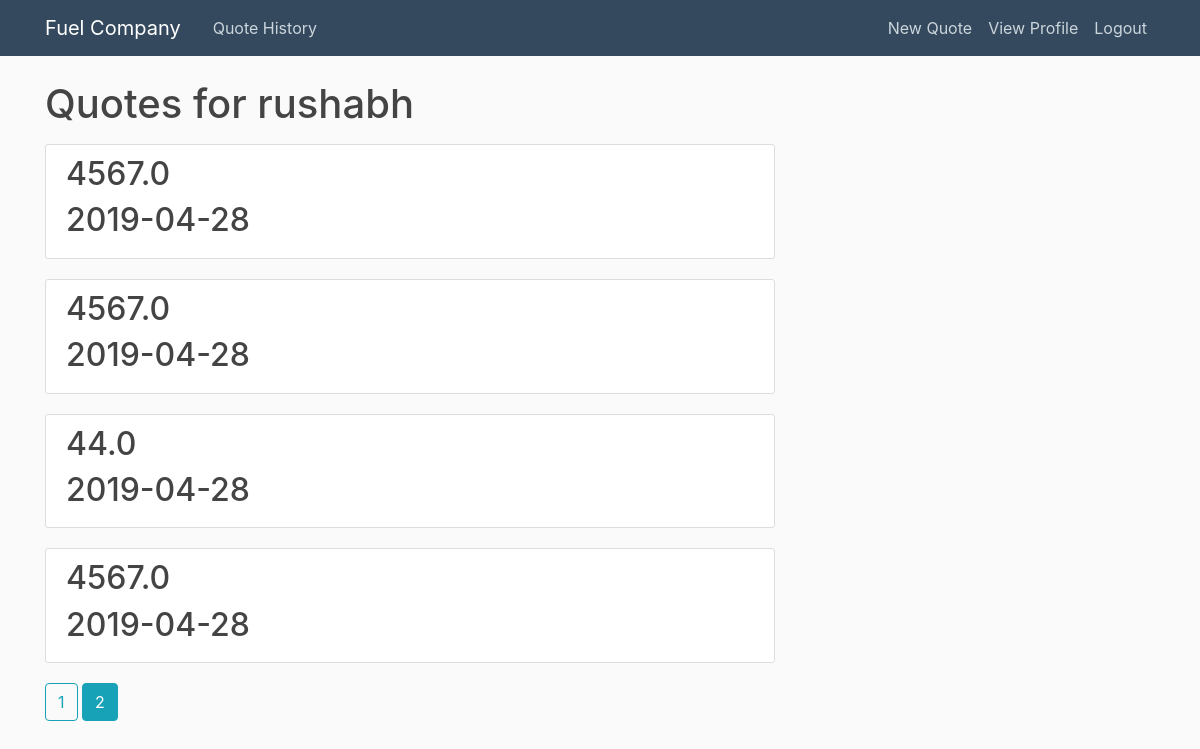
Before: /history?username=rushabh&page=2 (signed in) with the older database file.
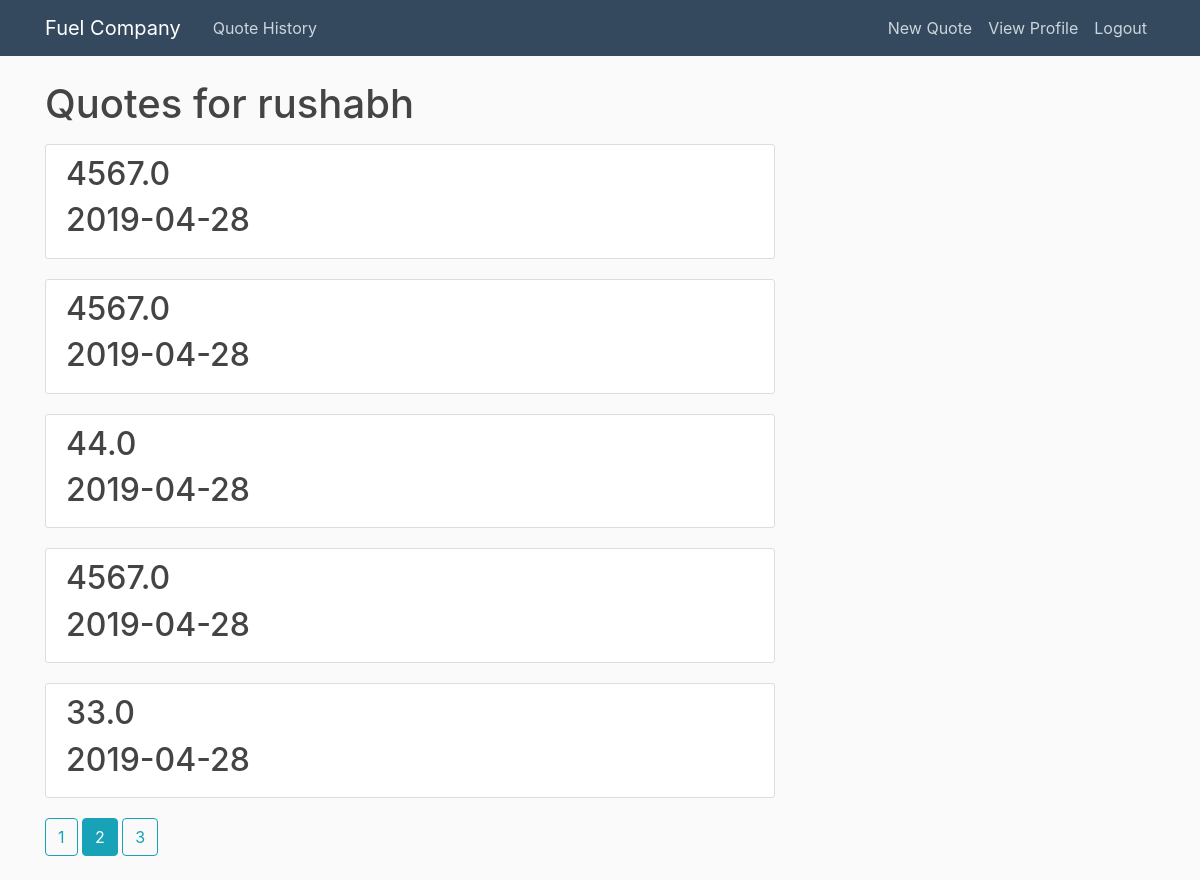
After: the same page with the newer database file.
### app/models.py (models this page shows, shortened)
class User(db.Model, UserMixin):
    id = db.Column(db.Integer, primary_key=True)
    username = db.Column(db.String(20), unique=True, nullable=False)
    email = db.Column(db.String(120), unique=True, nullable=False)
    password = db.Column(db.String(60), nullable=False)
    quotes = db.relationship('Quote', backref='author', lazy=True)
    user_profile = db.relationship('UserProfile', backref='author', lazy=True, uselist=False)

class Quote(db.Model):
    id = db.Column(db.Integer, primary_key=True)
    gallons_requested = db.Column(db.Float(), nullable=False)
    date_requested = db.Column(db.Text(), nullable=False, default=datetime.utcnow)
    delivery_address = db.Column(db.String(120), nullable=False)
    suggested_price = db.Column(db.Float(), nullable=True)
    total_amount_due = db.Column(db.Float(), nullable=True)
    user_id = db.Column(db.Integer, db.ForeignKey('user.id'), nullable=False)

### app/users/routes.py (the view)
@users.route('/history')
@login_required
def history():
        page = request.args.get('page', 1, type=int)
        user = User.query.filter_by(username=current_user.username).first_or_404()
        quotes = Quote.query.filter_by(author=user).paginate(page=page, per_page=5)
        return render_template('history.html', quotes=quotes, user=user)

### app/models.py (called while the page is built)
@login_manager.user_loader
def load_user(user_id):
    return User.query.get(int(user_id))

### app/templates/history.html
{% extends "layout.html" %}
{% block content %}
<h1 class="mb-3">Quotes for {{ user.username }}</h1>
{% for quote in quotes.items %}
<article class="media content-section">
    <div class="media-body">
        <h2><a class="article-title" href="{{ url_for('quotes.quote', quote_id=quote.id) }}">{{ quote.gallons_requested
            }}</a>
        </h2>
        <h2><a class="article-title" href="#">{{ quote.date_requested }}</a></h2>
    </div>
</article>
{% endfor %}
{% for page_num in quotes.iter_pages(left_edge=1, right_edge=1, left_current=1, right_current=2) %}
{% if page_num %}
{% if quotes.page==page_num %}
<a class="btn btn-info mb-4" href="{{url_for('users.history',username=user.username,page=page_num) }}">{{ page_num
    }}</a>
{% else %}
<a class="btn btn-outline-info mb-4" href="{{url_for('users.history',username=user.username,page=page_num) }}">{{
    page_num
    }}</a>
{% endif %}
{% else %}
...
{% endif %}
{% endfor %}
{% endblock content %}

### app/templates/layout.html (shortened to what this page needs)
<!DOCTYPE html>
<html>
<head>
<link rel="stylesheet" href="https://maxcdn.bootstrapcdn.com/bootstrap/4.0.0/css/bootstrap.min.css"
>
    <link rel="stylesheet" type="text/css" href="{{ url_for('static', filename='main.css') }}">
</head>
<body>
<header class="site-header">
    <nav class="navbar navbar-expand-md navbar-dark bg-steel fixed-top">
        <div class="container">
            <a class="navbar-brand mr-4" href="/">Fuel Company</a>
            <div class="collapse navbar-collapse" id="navbarToggle">
                <div class="navbar-nav mr-auto">
                    {% if current_user.is_authenticated %}
                        <a class="nav-item nav-link" href="{{ url_for('users.history') }}">Quote History</a>
                    {% endif %}
                </div>
                <div class="navbar-nav">
                    {% if current_user.is_authenticated %}
                        <a class="nav-item nav-link" href="{{ url_for('quotes.new_quote') }}">New Quote</a>
                        <a class="nav-item nav-link" href="{{ url_for('users.about') }}">View Profile</a>
                        <a class="nav-item nav-link" href="{{ url_for('users.logout') }}">Logout</a>
                    {% else %}
                        <a class="nav-item nav-link" href="{{ url_for('users.login') }}">Login</a>
                        <a class="nav-item nav-link" href="{{ url_for('users.register') }}">Register</a>
                    {% endif %}
                </div>
            </div>
        </div>
    </nav>
</header>
<main role="main" class="container">
    <div class="row">
        <div class="col-md-8">
            {% block content %}{% endblock %}
        </div>
    </div>
</main>
</body>
</html>

### app/static/main.css (style rules this page uses)
body { background: #fafafa; color: #333333; margin-top: 5rem; }
h1, h2, h3, h4, h5, h6 { color: #444444; }
.bg-steel { background-color: #34495E; }
.site-header .navbar-nav .nav-link { color: #cbd5db; }
.content-section { background: #ffffff; padding: 10px 20px; border: 1px solid #dddddd; border-radius: 3px; margin-bottom: 20px; }
.article-title { color: #444444; }

Changed rows visible on the page:
added Quote: gallons_requested "33.0", date_requested "2019-04-28"
Other visible differences:
new list line: "3"
